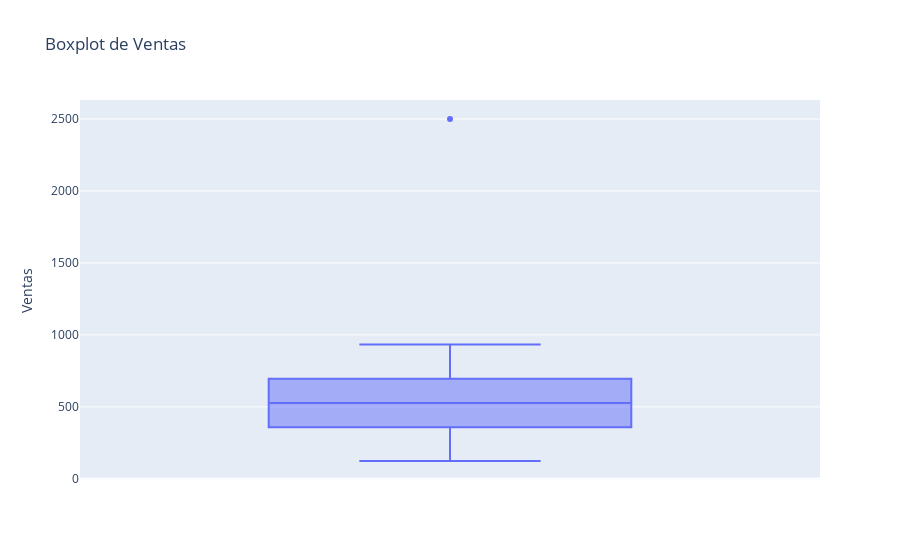

Notebook code cell kept with this figure:
### Markdown cell above
##  Ejercicio 5

Se registraron las **ventas diarias** de una tienda a lo largo de un **mes**. Hubo **un día con ventas muy altas** respecto al resto.

## Tareas
- Detectar **posibles outliers**.
- Calcular **media** y **mediana** **con y sin** ese valor.
- Explicar **qué pudo pasar** ese día (rebajas, campaña, error…).

🎯 Storytelling: "**Un solo día excepcional** distorsiona la **percepción** del mes completo".

### Code cell
import numpy as np
import plotly.express as px

ventas = np.random.uniform(100, 1000, 30)

ventas = np.append(ventas, 2500)

df = pd.DataFrame({"Ventas": ventas})

Q1 = df["Ventas"].quantile(0.25)
Q3 = df["Ventas"].quantile(0.75)
IQR = Q3 - Q1

lim_inf = Q1 - 1.5 * IQR
lim_sup = Q3 + 1.5 * IQR

df["Outlier"] = (df["Ventas"] < lim_inf) | (df["Ventas"] > lim_sup)

print("Outliers detectados:")
print(df[df["Outlier"]])

print("Media con outlier: ", df["Ventas"].mean())
print("Mediana con outlier: ", df["Ventas"].median())

df_limpio = df[(df["Ventas"] >= lim_inf) & (df["Ventas"] <= lim_sup)]

print("Media sin outlier: ", df_limpio["Ventas"].mean())
print("Mediana sin outlier: ", df_limpio["Ventas"].median())

fig = px.box(df, y="Ventas", points="outliers", title="Boxplot de Ventas")
fig.show()

### Figure 1 — Plotly figure (JSON) as saved in the notebook; plotly's stock layout.template omitted (floating-point values rounded to 4 significant figures)
{"data": [{"alignmentgroup": "True", "boxpoints": "outliers", "hovertemplate": "Ventas=%{y}<extra></extra>", "legendgroup": "", "marker": {"color": "#636efa"}, "name": "", "notched": false, "offsetgroup": "", "orientation": "v", "showlegend": false, "type": "box", "x0": " ", "xaxis": "x", "y": [478.1, 403.5, 350.1, 545.7, 283.5, 529.9, 897.4, 181.5, 243.8, 450.3, 702.6, 752.5, 933.9, 574.8, 615.2, 287.4, 515.7, 904.4, 527.6, 420.2, 382.0, 475.0, 850.2, 318.6, 202.1, 672.0, 900.3, 625.6, 640.6, 123.9, 2500.0], "y0": " ", "yaxis": "y"}], "layout": {"boxmode": "group", "legend": {"tracegroupgap": 0}, "title": {"text": "Boxplot de Ventas"}, "xaxis": {"anchor": "y", "domain": [0, 1]}, "yaxis": {"anchor": "x", "domain": [0, 1], "title": {"text": "Ventas"}}}}
